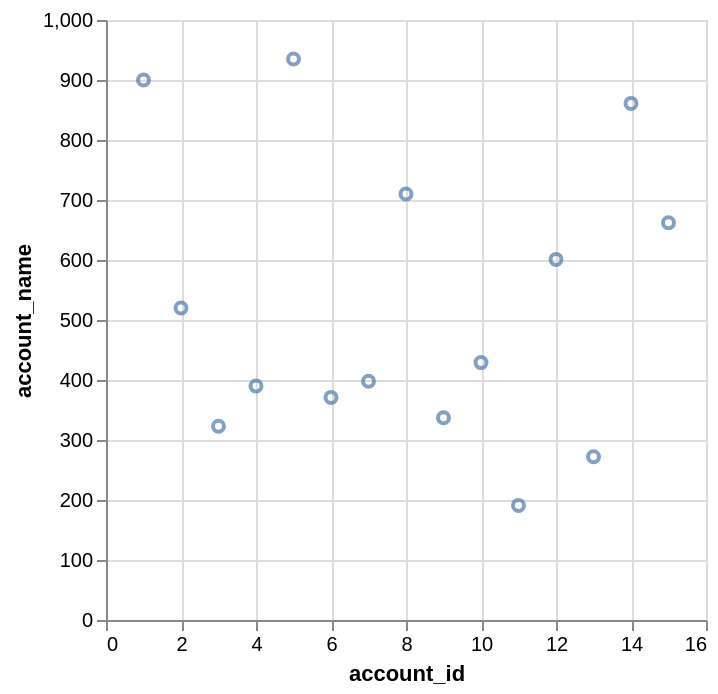

Here is the Vega-Lite specification saved for this chart:
### Vega-Lite specification from a JSON file in a GitHub repository (floating-point values rounded to 4 significant figures)
{"data": {"values": [{"x_data": 1, "y_data": 900}, {"x_data": 2, "y_data": 520}, {"x_data": 3, "y_data": 323}, {"x_data": 4, "y_data": 390}, {"x_data": 5, "y_data": 935}, {"x_data": 6, "y_data": 371}, {"x_data": 7, "y_data": 398}, {"x_data": 8, "y_data": 710}, {"x_data": 9, "y_data": 337}, {"x_data": 10, "y_data": 429}, {"x_data": 11, "y_data": 191}, {"x_data": 12, "y_data": 601}, {"x_data": 13, "y_data": 272}, {"x_data": 14, "y_data": 861}, {"x_data": 15, "y_data": 662}]}, "mark": "point", "encoding": {"x": {"field": "x_data", "type": "quantitative", "title": "account_id"}, "y": {"field": "y_data", "type": "quantitative", "title": "account_name"}}}
